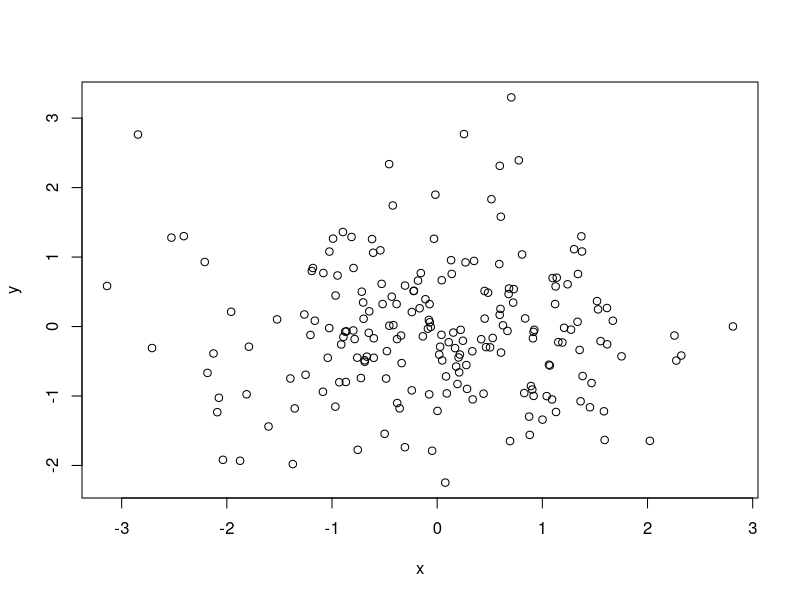

Source code (R):
## ---- chunk 1
x <- rnorm(200)
y <- rnorm(200)
plot (x, y)
## ---- chunk 2
summary(x)
